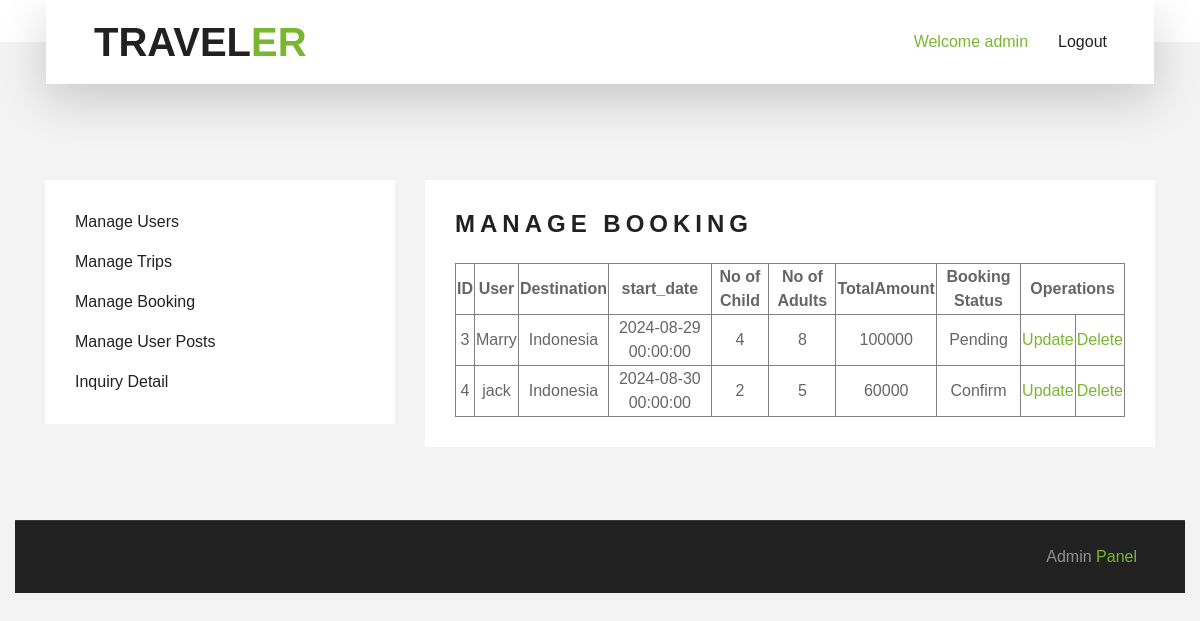
Screenshot of /admin/ManageBooking.php (signed in) with the database file from the repository.
### tables this page shows
CREATE TABLE `booking` (
  `ID` int(11) NOT NULL,
  `user_id` int(11) NOT NULL,
  `tripID` int(11) NOT NULL,
  `StartDate` datetime NOT NULL,
  `child` int(11) NOT NULL,
  `adult` int(11) NOT NULL,
  `totalAmount` double NOT NULL,
  `status` varchar(50) NOT NULL
);

### admin/ManageBooking.php (the view)
<?php include "header.php"; ?>
<?php if(isset($_SESSION["admin"])){?>
    <div class="container-fluid py-5">
        <div class="container py-5">
            <div class="row">
                <div class="col-lg-4 mt-5 mt-lg-0">
                    <?php include "LeftSideMenu.php" ?>
                </div>
                <div class="col-lg-8">
                    <div class="bg-white mb-3" style="padding: 30px;">
                        <h4 class="text-uppercase mb-4" style="letter-spacing: 5px;">Manage Booking</h4>
                        <table width="100%" border="1" style="text-align: center;">
                            <?php
                                $sql = "select ID, (select Name from user where ID=user_id) as name, (select destination from trip where ID=tripID) as destination, StartDate, child, adult, totalAmount, status from booking";
                                $result=mysqli_query($conn, $sql);
                                if (mysqli_num_rows($result) > 0) {
                            ?>
                            <tr>
                                <th>ID</th>
                                <th>User</th>
                                <th>Destination</th>
                                <th>start_date</th>
                                <th>No of Child</th>
                                <th>No of Adults</th>
                                <th>TotalAmount</th>
                                <th>Booking Status</th>
                                <th colspan="2">Operations</th>
                            </tr>
                            <?php while($row = mysqli_fetch_assoc($result)){ ?>
                            <tr>
                                <td><?php echo $row["ID"]; ?></td>
                                <td><?php echo $row["name"]; ?></td>
                                <td><?php echo $row["destination"]; ?></td>
                                <td><?php echo $row["StartDate"]; ?></td>
                                <td><?php echo $row["child"]; ?></td>
                                <td><?php echo $row["adult"]; ?></td>
                                <td><?php echo $row["totalAmount"]; ?></td>
                                <td><?php echo $row["status"]; ?></td>
                                <td><a href="ManageBookingUpdateDelete.php?id=<?php echo $row["ID"]; ?>&task=update">Update</a></td>
                                <td><a href="ManageBookingUpdateDelete.php?id=<?php echo $row["ID"]; ?>&task=delete">Delete</a></td>
                            </tr>
                            <?php }
                            } else {
                                echo "<h3>No Booking found</h3>";
                        }?>
                        </table>
                    </div>
            </div>
        </div>
    </div>
    <?php include "footer.php";
    } else {
        echo "<script>window.location='Login.php';</script>";
} ?>

### rows the page displays
booking: ID "3", name "Marry", destination "Indonesia", StartDate "2024-08-29 00:00:00", child "4", adult "8", totalAmount "100000", status "Pending"
booking: ID "4", name "jack", destination "Indonesia", StartDate "2024-08-30 00:00:00", child "2", adult "5", totalAmount "60000", status "Confirm"

### other values shown
$_SESSION['admin'] "admin"
